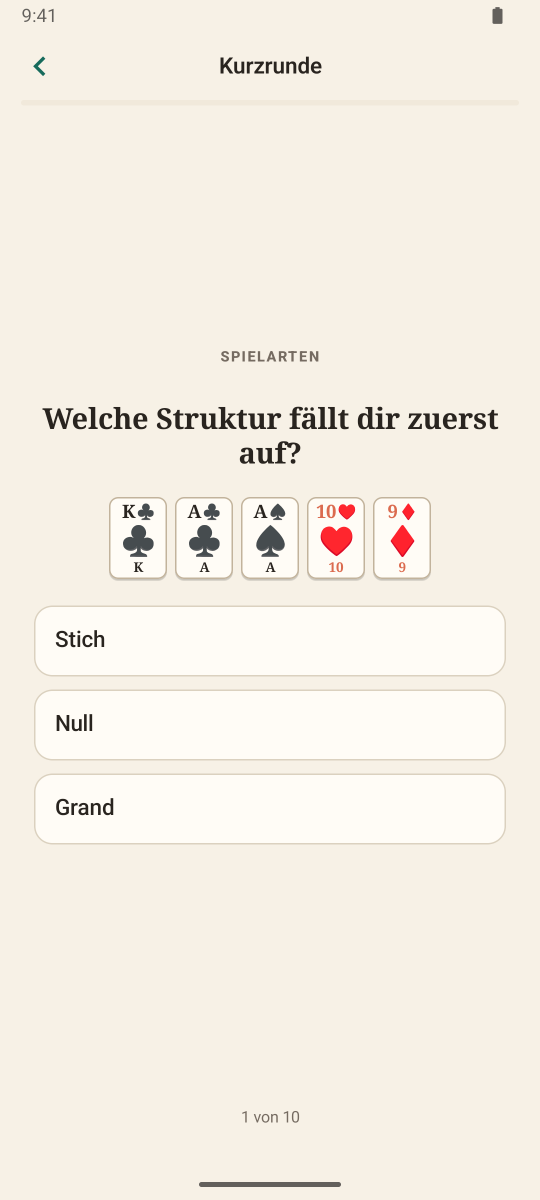
#> input picture android/play-assets/raw/01-quicksession.png, 1080 x 2400 px (shown at 1/2 size)
$ python play_screenshot_compositor.py
#> lines starting #> are read from the running program, lines starting #| are printed output that depends on the picture
### scripts/appstore_screenshot_compositor.py
#!/usr/bin/env python3
"""Composite raw simulator captures into on-brand App Store screenshots.

Reads the raw 1320x2868 6.9" captures in scripts/screenshot_raw/, draws a
warm cream + jade frame matching SkatTrainer/Utilities/Theme.swift (serif
display headline, room-accent eyebrow + rule, faint club watermark), and
writes finals to fastlane/screenshots/en-US/ at exactly 1320x2868 using
fastlane naming (01_....png ... 06_....png).

Usage: python3 scripts/appstore_screenshot_compositor.py
"""

from __future__ import annotations

import math
from dataclasses import dataclass
from pathlib import Path

from PIL import Image, ImageDraw, ImageFilter, ImageFont

ROOT = Path(__file__).resolve().parent.parent
RAW_DIR = ROOT / "scripts" / "screenshot_raw"
OUT_DIR = ROOT / "fastlane" / "screenshots" / "en-US"

CANVAS_W, CANVAS_H = 1320, 2868

# MARK: - Theme (mirrors SkatTrainer/Utilities/Theme.swift light-mode values)

CREAM = (247, 241, 230)
CREAM_DEEP = (240, 231, 214)  # bottom-of-gradient tone, same hue family
CARD = (255, 252, 246)
RULE = (219, 209, 191)
INK = (41, 36, 31)
INK_SECONDARY = (112, 102, 92)

JADE = (23, 107, 92)
CORAL = (219, 107, 79)
GOLD = (194, 145, 46)
PLUM = (122, 71, 133)

NEWYORK = "/System/Library/Fonts/NewYork.ttf"
SFNS = "/System/Library/Fonts/SFNS.ttf"
CJK = "/System/Library/Fonts/SFNS.ttf"

WATERMARK_GLYPH = "♣"  # same glyph SkatCardFace uses


def serif(size: int, weight: str = "Bold") -> ImageFont.FreeTypeFont:
    f = ImageFont.truetype(NEWYORK, size)
    try:
        f.set_variation_by_name(weight)
    except Exception:
        pass
    return f


def sans(size: int, weight: str = "Semibold") -> ImageFont.FreeTypeFont:
    f = ImageFont.truetype(SFNS, size)
    try:
        f.set_variation_by_name(weight)
    except Exception:
        pass
    return f


def cjk_font(size: int) -> ImageFont.FreeTypeFont:
    return ImageFont.truetype(CJK, size)


@dataclass
class Shot:
    raw: str
    out: str
    eyebrow: str
    headline: str
    accent: tuple


SHOTS = [
    Shot(
        raw="01-quicksession.png",
        out="01_quick_session.png",
        eyebrow="LOSLEGEN",
        headline="Üben, bevor du spielst",
        accent=JADE,
    ),
    Shot(
        raw="02-handmatch.png",
        out="02_hand_match.png",
        eyebrow="KARTEN & REIZEN",
        headline="Hand lesen, Spielart erkennen",
        accent=CORAL,
    ),
    Shot(
        raw="03-keepdiscard.png",
        out="03_keep_discard.png",
        eyebrow="DRÜCKEN",
        headline="Entscheiden und die Begründung lernen",
        accent=GOLD,
    ),
    Shot(
        raw="04-stichspiel.png",
        out="04_stichspiel.png",
        eyebrow="STICHSPIEL",
        headline="Die richtige Karte zum Stich finden",
        accent=PLUM,
    ),
    Shot(
        raw="05-home.png",
        out="05_home.png",
        eyebrow="SKAT TRAINER",
        headline="Fünf Minuten, die bleiben",
        accent=JADE,
    ),
    Shot(
        raw="06-cardroom.png",
        out="06_card_room.png",
        eyebrow="KARTEN & REIZEN",
        headline="Jede Karte sicher einordnen",
        accent=JADE,
    ),
]

# MARK: - Layout

TOP_MARGIN = 118
EYEBROW_SIZE = 32
HEADLINE_SIZE = 96
HEADLINE_LINE_HEIGHT = 112
HEADLINE_MAX_WIDTH = CANVAS_W - 2 * 130
HEADLINE_MAX_LINES = 2  # every headline in SHOTS wraps to <= 2 lines at this size

# The headline block always reserves space for HEADLINE_MAX_LINES so the rule
# and screenshot land in the same place regardless of a given headline's
# actual line count (1-line headlines are vertically centered in the slot).
_HEADLINE_TOP = TOP_MARGIN + 74
_HEADLINE_BLOCK_BOTTOM = _HEADLINE_TOP + HEADLINE_MAX_LINES * HEADLINE_LINE_HEIGHT
_RULE_Y = _HEADLINE_BLOCK_BOTTOM + 22

BOTTOM_MARGIN = 64
SCREENSHOT_TOP = _RULE_Y + 6 + 46
SCREENSHOT_CORNER = 72
SCREENSHOT_BORDER = 3
SCREENSHOT_H = CANVAS_H - BOTTOM_MARGIN - SCREENSHOT_TOP
SCREENSHOT_W = round(SCREENSHOT_H * (1320 / 2868))
SIDE_MARGIN = (CANVAS_W - SCREENSHOT_W) // 2


def rounded_mask(size: tuple, radius: int) -> Image.Image:
    mask = Image.new("L", size, 0)
    d = ImageDraw.Draw(mask)
    d.rounded_rectangle([(0, 0), (size[0] - 1, size[1] - 1)], radius=radius, fill=255)
    return mask


def wrap_headline(text: str, font: ImageFont.FreeTypeFont, max_width: int, draw: ImageDraw.ImageDraw) -> list:
    words = text.split()
    lines, current = [], []
    for word in words:
        trial = " ".join(current + [word])
        if draw.textlength(trial, font=font) <= max_width or not current:
            current.append(word)
        else:
            lines.append(" ".join(current))
            current = [word]
    if current:
        lines.append(" ".join(current))
    return lines


# [126 lines left out: functions draw_background, render, main, not called in this run]


# [2 lines that do not run on import are left out]

### scripts/play_screenshot_compositor.py
#!/usr/bin/env python3
"""Composite raw Android captures into Google Play screenshots and the feature graphic.

Same frame and copy as the App Store set (scripts/appstore_screenshot_compositor.py),
laid out for Play: 1080x1920 portrait screenshots (Play rejects anything
longer than 2:1, and the raw 1080x2400 emulator captures are 2.22:1), plus the
1024x500 feature graphic. Reads android/play-assets/raw/ and writes
android/play-assets/screenshots/ and android/play-assets/feature-graphic.png.

Usage: python3 scripts/play_screenshot_compositor.py
"""

from __future__ import annotations

from pathlib import Path

from PIL import Image, ImageDraw, ImageFilter

import appstore_screenshot_compositor as ios

ROOT = Path(__file__).resolve().parent.parent
RAW = ROOT / "android" / "play-assets" / "raw"
OUT = ROOT / "android" / "play-assets" / "screenshots"
FEATURE = ROOT / "android" / "play-assets" / "feature-graphic.png"
ICON = ROOT / "android" / "play-assets" / "icon-512.png"

W, H = 1080, 1920
TOP = 84
EYEBROW = 26
HEADLINE = 74
LINE = 88
RULE_Y = TOP + 60 + 2 * LINE + 18
SHOT_TOP = RULE_Y + 44
SHOT_H = H - SHOT_TOP - 48
SHOT_W = round(SHOT_H * 1080 / 2400)
CORNER = 56


def background(accent: tuple, size: tuple) -> Image.Image:
#> called with accent = (23, 107, 92), size = (1080, 1920)
    width, height = size
    img = Image.new("RGB", size, ios.CREAM)
    draw = ImageDraw.Draw(img)
    for y in range(height):
        t = y / height
        draw.line([(0, y), (width, y)], fill=tuple(round(a + (b - a) * t) for a, b in zip(ios.CREAM, ios.CREAM_DEEP)))
    glow = Image.new("RGBA", (1400, 1400), (0, 0, 0, 0))
#> glow: PIL image 1400x1400 RGBA; every value is 0
    ImageDraw.Draw(glow).ellipse([(0, 0), (1400, 1400)], fill=(*accent, 22))
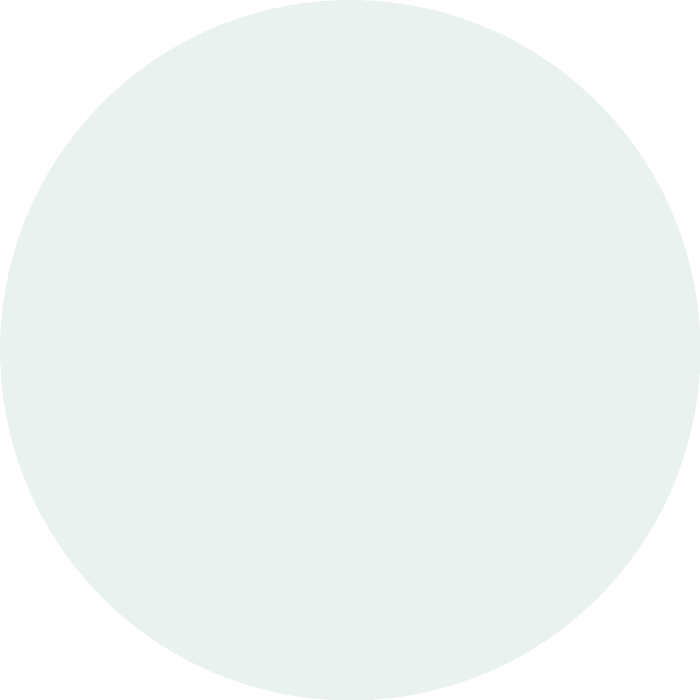
#> glow: PIL image 1400x1400 RGBA (shown at 1/2 size); mean R, G, B, A 18.1, 84.1, 72.3, 17.3; transparent parts drawn white
    glow = glow.filter(ImageFilter.GaussianBlur(150))
    img.paste(glow, (width // 2 - 700, -560), glow)
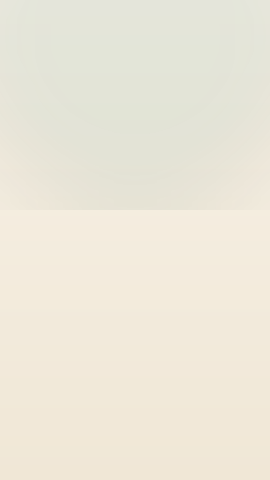
#> img: PIL image 1080x1920 RGB (shown at 1/4 size); mean R, G, B 236.3, 231.4, 217.3
    mark = Image.new("RGBA", (520, 560), (0, 0, 0, 0))
#> mark: PIL image 520x560 RGBA; every value is 0
    ImageDraw.Draw(mark).text((0, -30), ios.WATERMARK_GLYPH, font=ios.cjk_font(480), fill=(*accent, 14))
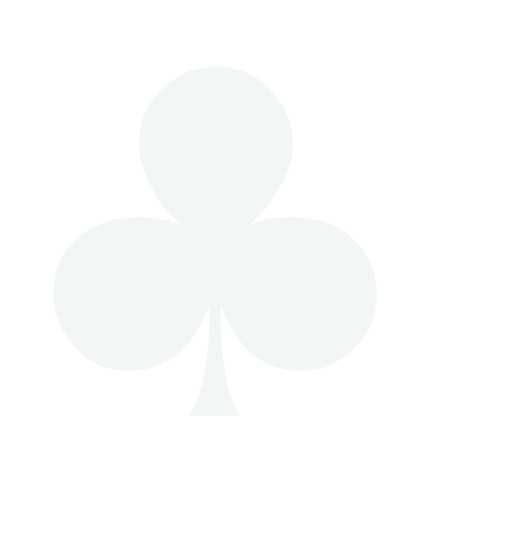
#> mark: PIL image 520x560 RGBA; mean R, G, B, A 5, 23.1, 19.9, 3; transparent parts drawn white
    mark = mark.rotate(-8, expand=True, resample=Image.BICUBIC)
#> mark: PIL image 594x628 RGBA
    img.paste(mark, (width - mark.width + 70, height - mark.height + 50), mark)
    return img


def render(shot: ios.Shot) -> Path:
    canvas = background(shot.accent, (W, H))
    draw = ImageDraw.Draw(canvas, "RGBA")
    eyebrow_font = ios.sans(EYEBROW, "Heavy")
    spaced = " ".join(shot.eyebrow)
    eb_w = draw.textlength(spaced, font=eyebrow_font)
#> eb_w = 196.2
    eb_x = (W - eb_w) / 2
#> eb_x = 441.9
    for dot_x in (eb_x - 20, eb_x + eb_w + 20):
        draw.ellipse([(dot_x - 4, TOP + 10), (dot_x + 4, TOP + 18)], fill=(*shot.accent, 200))
#> this loop made 2 passes
#> dot_x on passes 1 to 2: 421.9, 658.1
    draw.text((eb_x, TOP), spaced, font=eyebrow_font, fill=(*shot.accent, 235))

    font = ios.serif(HEADLINE, "Bold")
    lines = ios.wrap_headline(shot.headline, font, W - 180, draw)
#> lines = ['Üben, bevor du spielst']
    top = TOP + 60 + (2 - len(lines)) * LINE / 2
#> top = 188
    for i, line in enumerate(lines):
        draw.text(((W - draw.textlength(line, font=font)) / 2, top + i * LINE), line, font=font, fill=ios.INK)
#> this loop made 1 pass
    draw.rounded_rectangle([(W / 2 - 44, RULE_Y), (W / 2 + 44, RULE_Y + 5)], radius=3, fill=shot.accent)

    raw = Image.open(RAW / shot.raw).convert("RGB")
#> raw is the input picture: PIL image 1080x2400 RGB; mean R, G, B 245, 239, 229
    if raw.size != (1080, 2400):
        raise ValueError(f"{shot.raw} is {raw.size}, expected 1080x2400")
    scaled = raw.resize((SHOT_W, SHOT_H), Image.LANCZOS)
    left = (W - SHOT_W) // 2
    shadow = Image.new("RGBA", (SHOT_W + 100, SHOT_H + 100), (0, 0, 0, 0))
#> shadow: PIL image 770x1590 RGBA; every value is 0
    ImageDraw.Draw(shadow).rounded_rectangle([(50, 62), (50 + SHOT_W, 62 + SHOT_H)], radius=CORNER, fill=(20, 16, 12, 70))
    shadow = shadow.filter(ImageFilter.GaussianBlur(28))
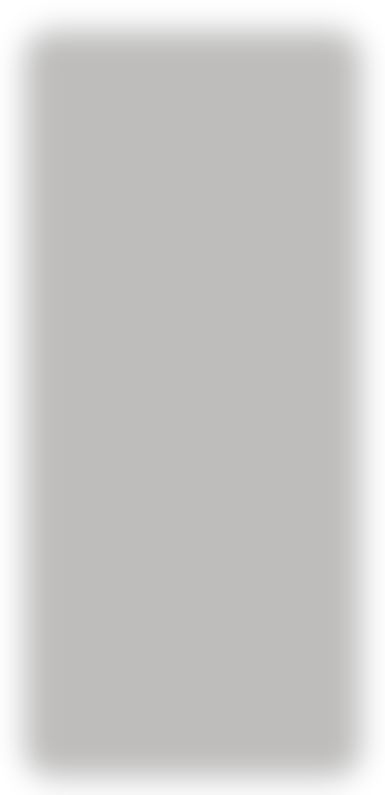
#> shadow: PIL image 770x1590 RGBA (shown at 1/2 size); mean R, G, B, A 16.3, 13, 9.8, 57; transparent parts drawn white
    canvas.paste(shadow, (left - 50, SHOT_TOP - 50), shadow)
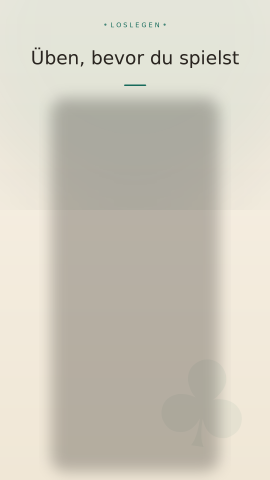
#> canvas: PIL image 1080x1920 RGB (shown at 1/4 size); mean R, G, B 205.9, 201.4, 188.8
    canvas.paste(scaled, (left, SHOT_TOP), ios.rounded_mask((SHOT_W, SHOT_H), CORNER))
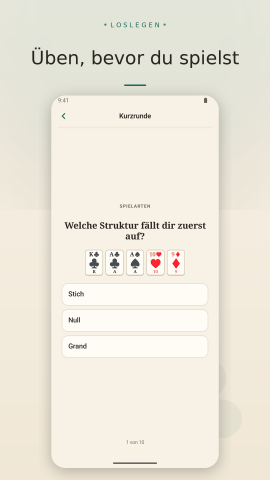
#> canvas: PIL image 1080x1920 RGB (shown at 1/4 size); mean R, G, B 236.9, 232.1, 220.3
    edge = ImageDraw.Draw(canvas, "RGBA")
    edge.rounded_rectangle([(left, SHOT_TOP), (left + SHOT_W, SHOT_TOP + SHOT_H)], radius=CORNER, outline=(*shot.accent, 130), width=3)

    OUT.mkdir(parents=True, exist_ok=True)
    path = OUT / shot.out
    canvas.save(path, "PNG")
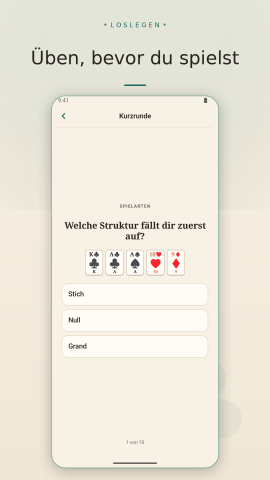
#> saved as 01_quick_session.png: PIL image 1080x1920 RGB (shown at 1/4 size); mean R, G, B 236.3, 231.7, 219.9
    return path


# [13 lines left out: function feature_graphic, not called in this run]


def main() -> None:
    for shot in ios.SHOTS:
        path = render(shot)
        print(f"wrote {path.relative_to(ROOT)} {Image.open(path).size}")
#> pass 2 of the loop in main, `for shot in ios.SHOTS:`:
#> in background (call 2), `ImageDraw.Draw(glow).ellipse([(0, 0), (1400, 1400)], fill=(*accent, 22))`:
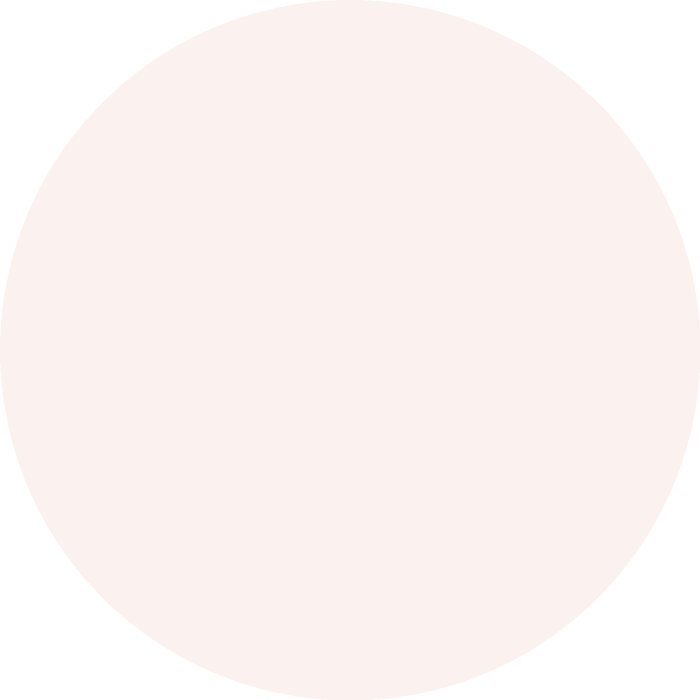
#> glow: PIL image 1400x1400 RGBA (shown at 1/2 size); mean R, G, B, A 172.2, 84.1, 62.1, 17.3; transparent parts drawn white
#> eb_w = 353
#> eb_x = 363.5
#> the loop in render (call 2), `for dot_x in (eb_x - 20, eb_x + eb_w + 20):` made 2 passes
#> dot_x on passes 1 to 2: 343.5, 736.5
#> lines = ['Hand lesen, Spielart', 'erkennen']
#> top = 144
#> the loop in render (call 2), `for i, line in enumerate(lines):` made 2 passes
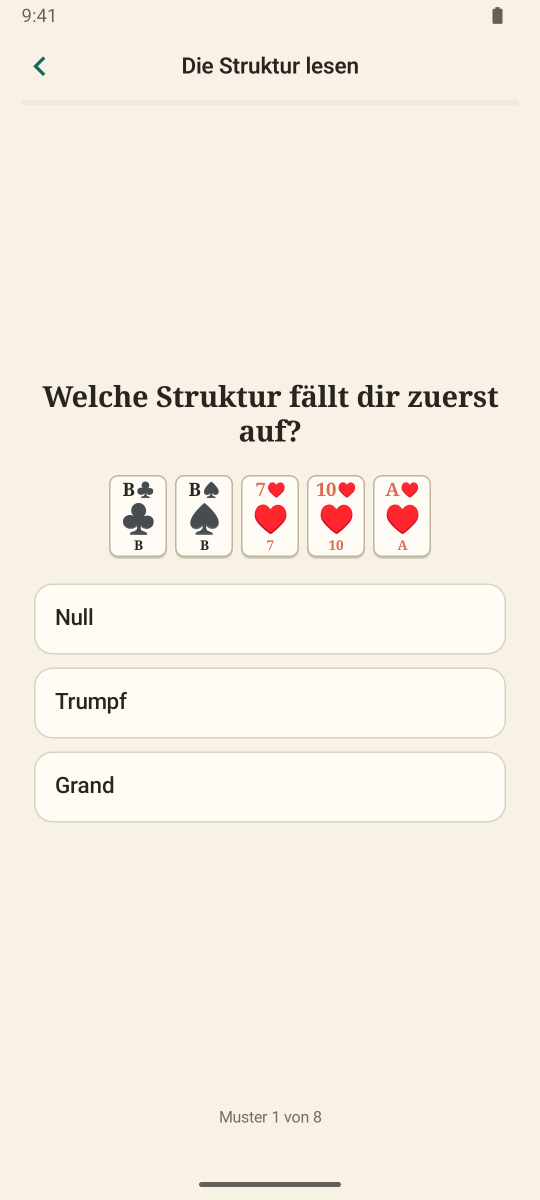
#> input picture android/play-assets/raw/02-handmatch.png, 1080 x 2400 px (shown at 1/2 size)
#> in render, raw is the input picture: PIL image 1080x2400 RGB; mean R, G, B 245.1, 238.7, 228.7
#> in render (call 2), `canvas.save(path, "PNG")`:
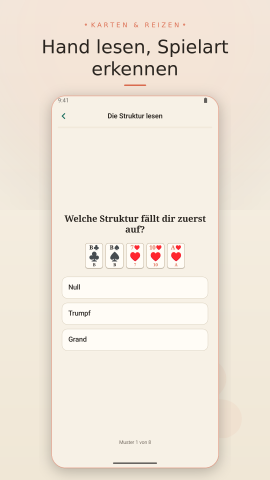
#> saved as 02_hand_match.png: PIL image 1080x1920 RGB (shown at 1/4 size); mean R, G, B 240.3, 231.2, 219.1
#> pass 3 of the loop in main, `for shot in ios.SHOTS:`:
#> in background (call 3), `ImageDraw.Draw(glow).ellipse([(0, 0), (1400, 1400)], fill=(*accent, 22))`:
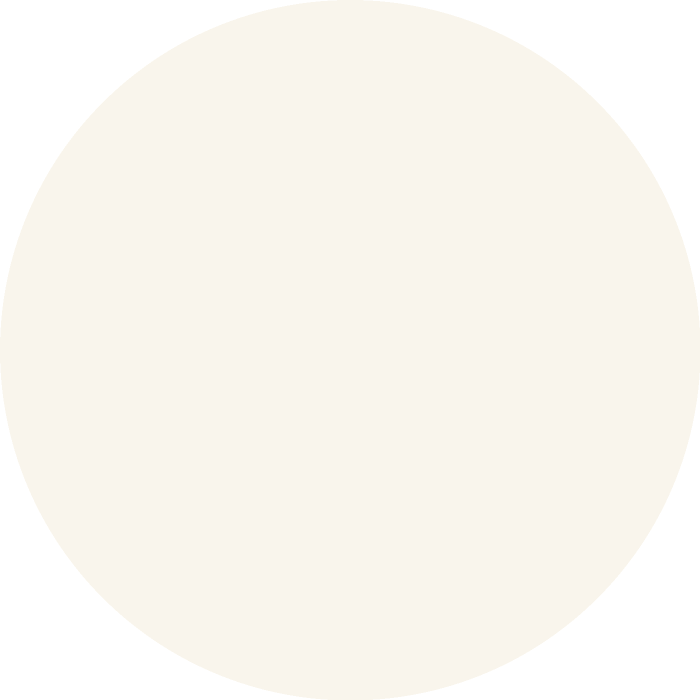
#> glow: PIL image 1400x1400 RGBA (shown at 1/2 size); mean R, G, B, A 152.6, 114, 36.2, 17.3; transparent parts drawn white
#> eb_w = 177.8
#> eb_x = 451.1
#> the loop in render (call 3), `for dot_x in (eb_x - 20, eb_x + eb_w + 20):` made 2 passes
#> dot_x on passes 1 to 2: 431.1, 648.9
#> lines = ['Entscheiden und die', 'Begründung lernen']
#> the loop in render (call 3), `for i, line in enumerate(lines):` made 2 passes
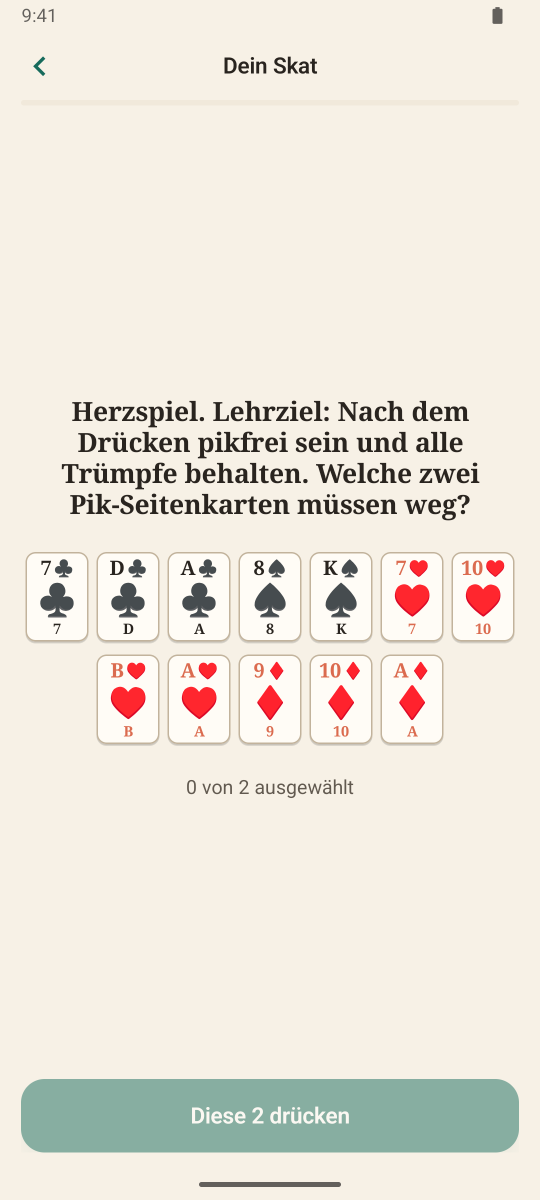
#> input picture android/play-assets/raw/03-keepdiscard.png, 1080 x 2400 px (shown at 1/2 size)
#> in render, raw is the input picture: PIL image 1080x2400 RGB; mean R, G, B 235.3, 229.9, 219.5
#> in render (call 3), `canvas.save(path, "PNG")`:
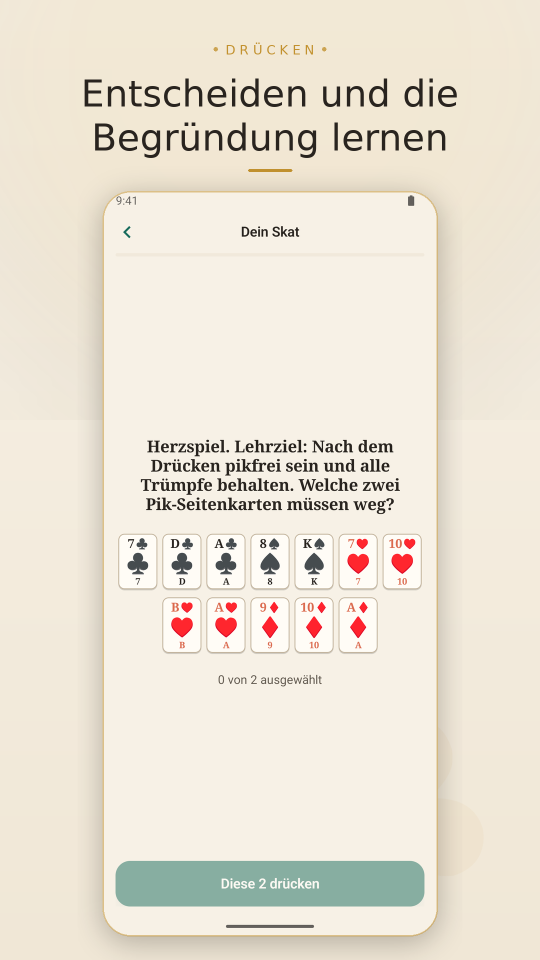
#> saved as 03_keep_discard.png: PIL image 1080x1920 RGB (shown at 1/2 size); mean R, G, B 234.4, 227.2, 213.4
#> the loop made 4 passes; the first 3 are shown
    path = feature_graphic()
    print(f"wrote {path.relative_to(ROOT)} {Image.open(path).size}")


if __name__ == "__main__":
#> (the run stopped early here; a loop or call above may not have finished)
